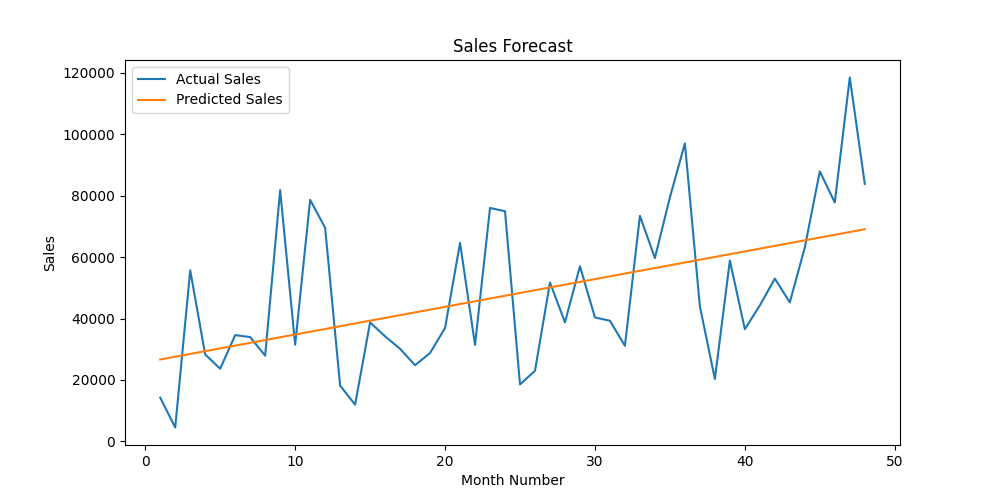

Reproduce this figure in Python.
import pandas as pd
import matplotlib.pyplot as plt
from sklearn.linear_model import LinearRegression
from sklearn.metrics import mean_absolute_error, r2_score

# Load Dataset
df = pd.read_csv("/Users/ashna/Desktop/Predictive Sales Forecast/Dataset/Sample - Superstore.csv", encoding='latin1')

print("=" * 50)
print("DATASET SHAPE")
print(df.shape)

# Convert Order Date
df['Order Date'] = pd.to_datetime(df['Order Date'])

# Monthly Sales
monthly_sales = df.groupby(
    df['Order Date'].dt.to_period('M')
)['Sales'].sum().reset_index()

monthly_sales['Order Date'] = monthly_sales['Order Date'].astype(str)

# Create Month Number
monthly_sales['Month_Number'] = range(1, len(monthly_sales) + 1)

# Features and Target
X = monthly_sales[['Month_Number']]
y = monthly_sales['Sales']

# Train Model
model = LinearRegression()
model.fit(X, y)

# Predictions
monthly_sales['Predicted_Sales'] = model.predict(X)

# Accuracy Metrics
mae = mean_absolute_error(y, monthly_sales['Predicted_Sales'])
r2 = r2_score(y, monthly_sales['Predicted_Sales'])

print("\nMean Absolute Error:", round(mae, 2))
print("R² Score:", round(r2, 2))

# Forecast Next 12 Months
future_months = pd.DataFrame({
    'Month_Number': range(
        len(monthly_sales) + 1,
        len(monthly_sales) + 13
    )
})

future_predictions = model.predict(future_months)

print("\nFORECAST FOR NEXT 12 MONTHS")

for i, value in enumerate(future_predictions, start=1):
    print(f"Month {i}: ${value:.2f}")

# Plot Actual vs Predicted
plt.figure(figsize=(10, 5))
plt.plot(monthly_sales['Month_Number'],
         monthly_sales['Sales'],
         label='Actual Sales')

plt.plot(monthly_sales['Month_Number'],
         monthly_sales['Predicted_Sales'],
         label='Predicted Sales')

plt.title("Sales Forecast")
plt.xlabel("Month Number")
plt.ylabel("Sales")
plt.legend()

plt.savefig("sales_forecast.png")
plt.close()

print("\nChart Saved: sales_forecast.png")
print("\nPROJECT COMPLETED SUCCESSFULLY")
